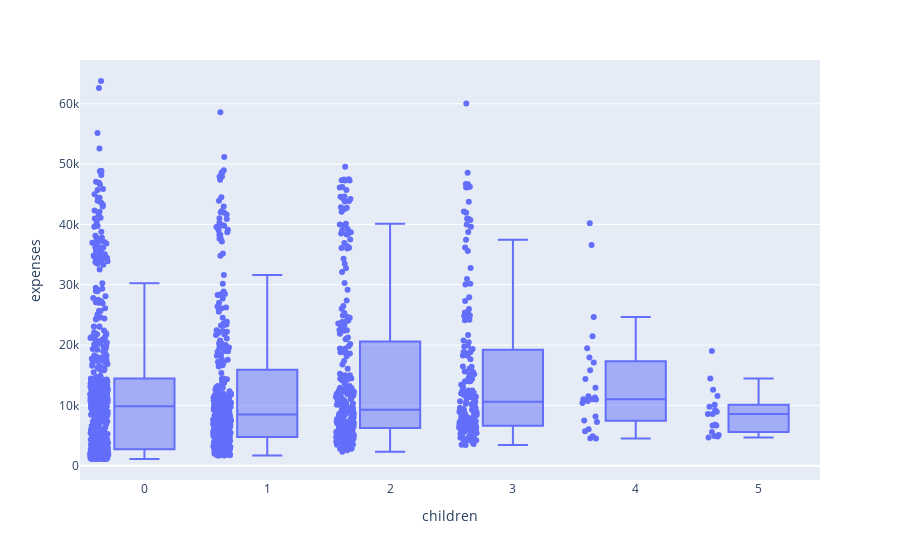

Source (notebook cell):
### Markdown cell above
### Boxplot between children and expenses

### Code cell
px.box(data, x ='children',y = 'expenses', points="all")

### Figure 1 — Plotly figure (JSON) as saved in the notebook; plotly's stock layout.template omitted (floating-point values rounded to 4 significant figures; data arrays with more than 128 entries replaced by an {"elided": "..."} marker saying what was removed)
{"data": [{"alignmentgroup": "True", "boxpoints": "all", "hovertemplate": "children=%{x}<br>expenses=%{y}<extra></extra>", "legendgroup": "", "marker": {"color": "#636efa"}, "name": "", "notched": false, "offsetgroup": "", "orientation": "v", "showlegend": false, "type": "box", "x": {"elided": "1338 int values"}, "x0": " ", "xaxis": "x", "y": {"elided": "1338 float values"}, "y0": " ", "yaxis": "y"}], "layout": {"boxmode": "group", "legend": {"tracegroupgap": 0}, "margin": {"t": 60}, "xaxis": {"anchor": "y", "domain": [0, 1], "title": {"text": "children"}}, "yaxis": {"anchor": "x", "domain": [0, 1], "title": {"text": "expenses"}}}}
